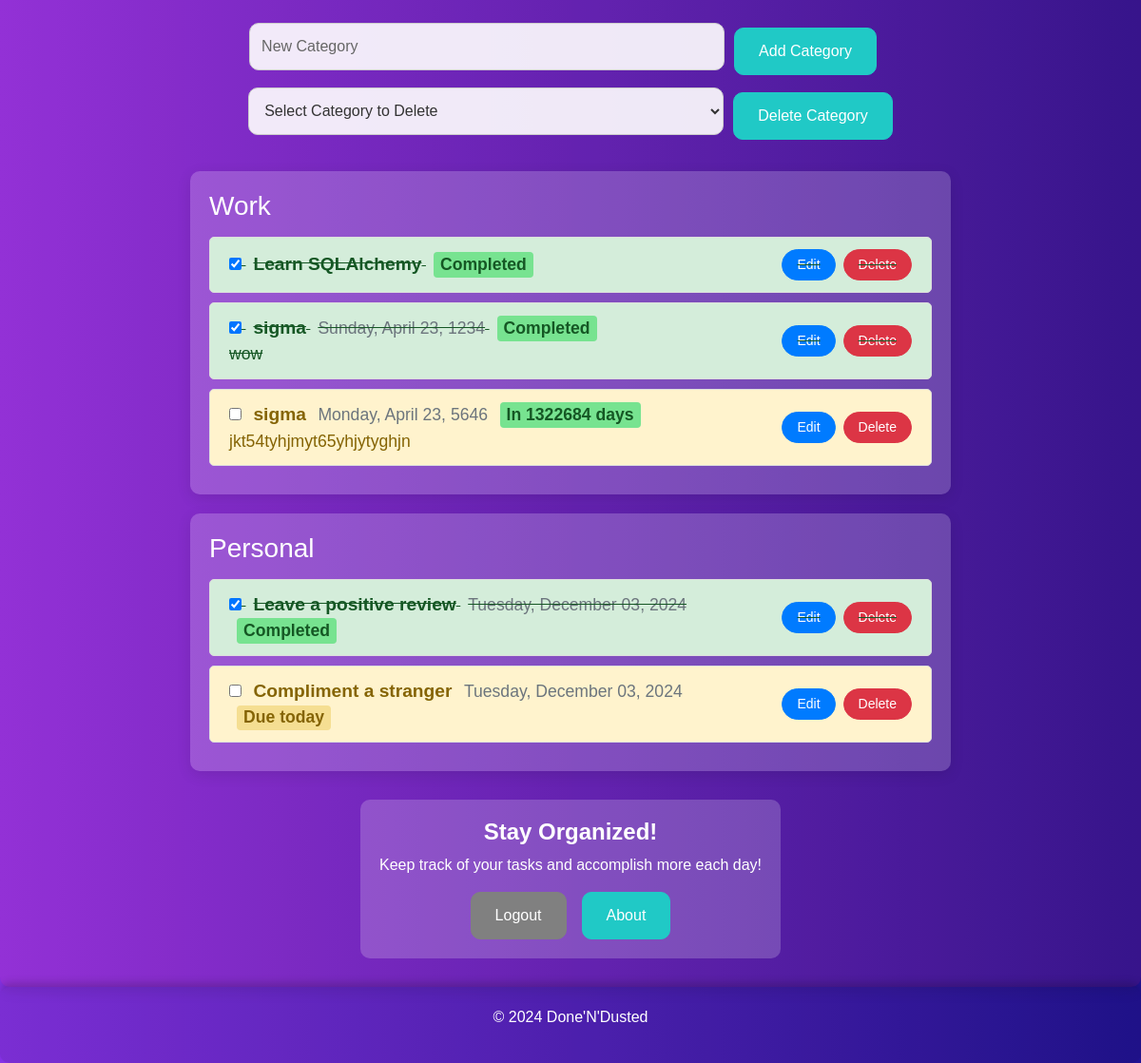
The page /dashboard (signed in, lower part) on the database as committed earlier.
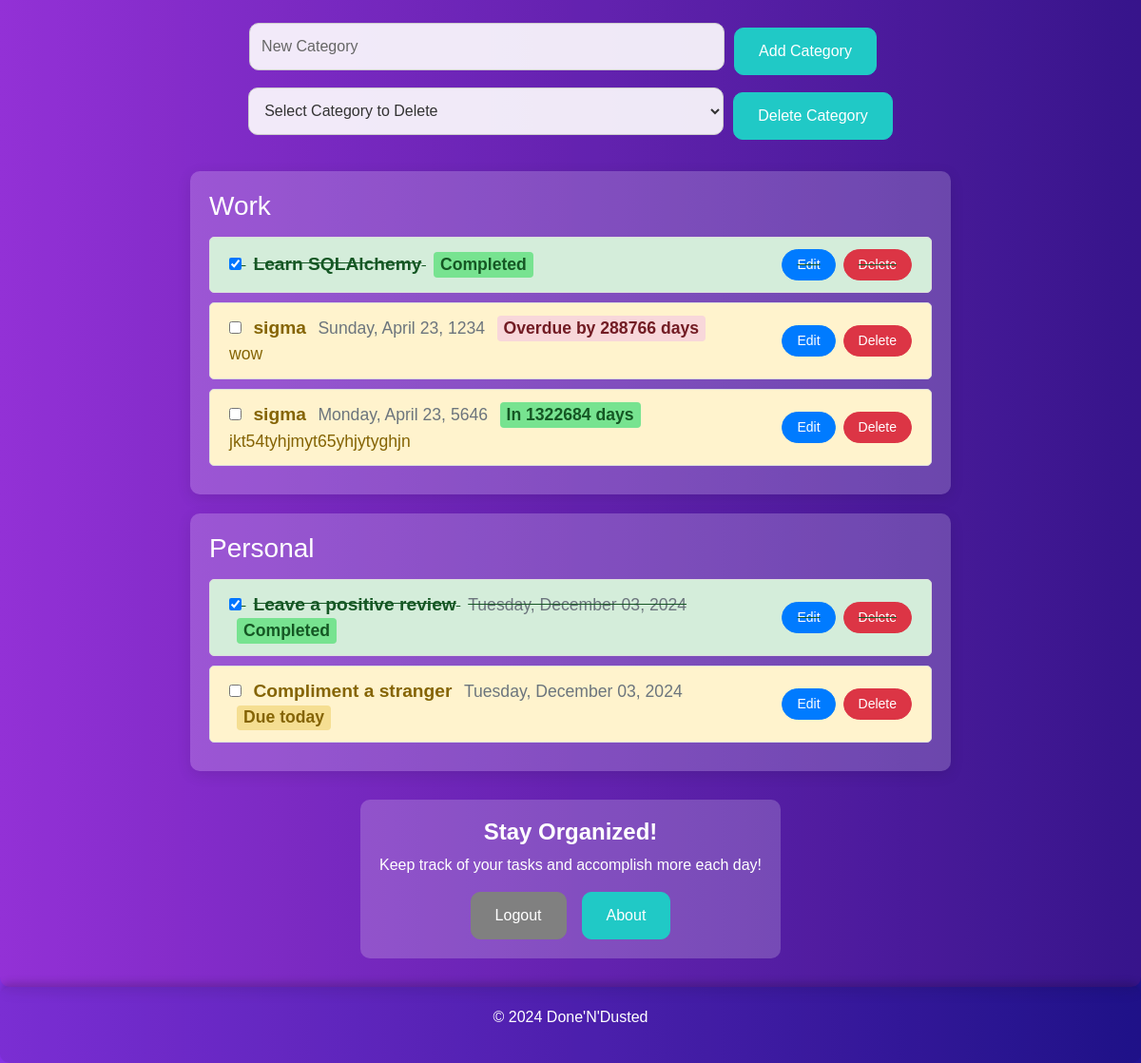
The same page on the database as committed later.
### setup_db.py (models this page shows)
class Category(Base):
    __tablename__ = 'categories'
    id = Column(Integer, primary_key=True)
    name = Column(String, unique=True, nullable=False)
    tasks = relationship('Task', back_populates='category')

class Task(Base):
    __tablename__ = 'tasks'
    id = Column(Integer, primary_key=True)
    description = Column(String, nullable=False)
    brief_description = Column(String, nullable=True)  # Add brief_description column
    completed = Column(Boolean, default=False)
    due_date = Column(Date, nullable=True)  # Add due_date column
    user_id = Column(Integer, ForeignKey('users.id'), nullable=False)
    user = relationship('User', back_populates='todos')
    category_id = Column(Integer, ForeignKey('categories.id'), nullable=True)
    category = relationship('Category', back_populates='tasks')

### app.py (the view)
@app.route('/dashboard')
def dashboard():
    if "user_id" not in session:
        flash("Please log in to access the dashboard.", "warning")
        return redirect(url_for('login', next=request.url))  # Pass original URL in `next`
    tasks = db_session.query(Task).filter_by(user_id=session['user_id']).all()
    categories = db_session.query(Category).all()
    tasks_with_time_remaining = []
    today = datetime.now().date()
    for task in tasks:
        if task.due_date:
            delta = task.due_date - today
            if delta.days > 0:
                badge_class = "badge-upcoming"
                badge_text = f"In {delta.days} day{'s' if delta.days != 1 else ''}"
                is_overdue = False
                is_due_today = False
            elif delta.days == 0:
                badge_class = "badge-due-today"
                badge_text = "Due today"
                is_overdue = False
                is_due_today = True
            else:
                badge_class = "badge-overdue"
                badge_text = f"Overdue by {abs(delta.days)} day{'s' if abs(delta.days) != 1 else ''}"
                is_overdue = True
                is_due_today = False
        else:
            badge_class = "badge-no-due"
            badge_text = "No due date"
            is_overdue = False
            is_due_today = False
        if task.completed:
            badge_class = "badge-completed"
            badge_text = "Completed"
        tasks_with_time_remaining.append({
            'id': task.id,
            'description': task.description,
            'due_date': task.due_date,
            'badge_class': badge_class,
            'badge_text': badge_text,
            'is_overdue': is_overdue,
            'is_due_today': is_due_today,
            'completed': task.completed,
            'category_id': task.category_id,
            'brief_description': task.brief_description
        })
    return render_template('dashboard.html', tasks=tasks_with_time_remaining, categories=categories, current_date=today)

### app.py (called while the page is built)
@app.context_processor
def inject_favicon():
    return dict(favicon_url=url_for('static', filename='img/favicon.ico'))

### templates/dashboard.html (shortened to what this page needs)
<!DOCTYPE html>
<html lang="en">
<head>
    <link rel="stylesheet" href="https://stackpath.bootstrapcdn.com/bootstrap/4.5.2/css/bootstrap.min.css">
</head>
<body>
    <div class="container">
        <div class="row">
            <div class="col-md-6">
            </div>
        </div>
        <div class="d-flex justify-content-center flex-wrap">
            <form action="{{ url_for('add_category') }}" method="POST" class="form-inline mr-3 mb-2">
                <input type="text" name="category_name" placeholder="New Category" required class="form-control" />
                <button type="submit" class="btn btn-primary">Add Category</button>
            </form>
            <form action="{{ url_for('delete_category') }}" method="POST" class="form-inline mb-2">
                <select name="category_id" class="form-control">
                    <option value="">Select Category to Delete</option>
                </select>
                <button type="submit" class="btn btn-primary btn-delete-category">Delete Category</button>
            </form>
        </div>
        {% for category in categories %}
        <div class="category-binder">
            <h3>{{ category.name }}</h3>
            <ul class="list-group">
                {% for task in tasks if task.category_id == category.id %}
                <li class="list-group-item d-flex justify-content-between align-items-center {% if task.completed %}completed{% else %}pending{% endif %} {% if task.is_overdue and not task.completed %}overdue-task{% endif %}" data-task-id="{{ task.id }}">
                    <div>
                        <input type="checkbox" class="task-checkbox" {% if task.completed %}checked{% endif %} data-task-id="{{ task.id }}">
                        <span class="ml-2 task-title" style="font-size: 1.2em;">{{ task.description }}</span>
                        {% if task.due_date %}
                        <small class="text-muted ml-2" style="font-size: 1.1em;">{{ task.due_date.strftime('%A, %B %d, %Y') }}</small>
                        {% endif %}
                        <span class="badge {{ task.badge_class }} ml-2" style="font-size: 1.1em;">{{ task.badge_text }}</span>
                        {% if task.brief_description %}
                        <br>
                        <small class="task-brief-description" style="font-size: 1.1em;">{{ task.brief_description }}</small>
                        {% endif %}
                    </div>
                    <div class="d-flex">
                        <button type="button" class="btn btn-edit btn-sm mr-2 edit-task" style="border-radius: 20px;" data-task-id="{{ task.id }}" data-task-description="{{ task.description }}" data-task-due-date="{{ task.due_date }}" data-task-category="{{ task.category_id }}" data-task-brief-description="{{ task.brief_description }}">Edit</button>
                        <button type="button" class="btn btn-danger btn-sm delete-task" style="border-radius: 20px;">Delete</button>
                    </div>
                </li>
                {% endfor %}
            </ul>
        </div>
        {% endfor %}
        <div class="call-to-action">
            <h2>Stay Organized!</h2>
            <p>Keep track of your tasks and accomplish more each day!</p>
            <div class="d-flex justify-content-center">
                <a href="{{ url_for('logout') }}" class="btn btn-logout mr-3">Logout</a>
                <a href="{{ url_for('calendar') }}" class="btn btn-primary">About</a>
            </div>
        </div>
    </div>
    <footer>
        <p>&copy; 2024 Done'N'Dusted</p>
    </footer>
</body>
</html>

### templates/dashboard.html (style rules this page uses)
html, body { height: 100%; }
body { background: linear-gradient(90deg, #8933eb, #221397); color: white; font-family: Arial, sans-serif; min-height: 100%; background-color: cover; padding-bottom: 50px; display: flex; flex-direction: column; min-height: 100vh; }
.container { background: rgba(229, 32, 32, 0.1); padding: 30px; border-radius: 10px; margin-top: 40px; box-shadow: 0px 4px 15px rgba(0, 0, 0, 0.1); flex: 1; display: flex; flex-direction: column; align-items: center; max-width: 100%; width: 100%; margin: 0 auto; }
footer { width: 100%; left: 0; right: 0; text-align: center; padding: 20px; background: rgba(0, 0, 0, 0.1); border-radius: 10px; margin-top: 40px; box-shadow: 0px -4px 10px rgba(0, 0, 0, 0.2); margin-top: auto; }
.list-group-item { background-color: rgba(255, 255, 255, 0.1); border: 1px solid rgba(255, 255, 255, 0.1); color: #333; margin-bottom: 10px; border-radius: 5px; font-size: 16px; display: flex; justify-content: space-between; align-items: center; transition: transform 0.3s; }
.list-group-item.completed { text-decoration: line-through; background-color: rgba(255, 255, 255, 0.1); color: #155724; }
.list-group-item.pending { background-color: #fff3cd; color: #856404; }
.form-inline { margin-bottom: 20px; width: 100%; display: flex; justify-content: center; flex-wrap: wrap; flex-direction: row; align-items: center; }
.form-control { border-radius: 10px; padding: 12px; height: 50px; width: 100%; max-width: 100%; background: rgba(255, 255, 255, 0.9); color: #333; border: 1px solid #ccc; }
.form-control::placeholder { color: #666; }
.btn-primary { border-radius: 10px; padding: 12px 25px; background-color: #20c9c6; border-color: #20c9c6; transition: background-color 0.3s; height: 50px; }
.btn-danger { border-radius: 20px; padding: 5px 15px; }
.btn-edit { border-radius: 20px; padding: 5px 15px; background-color: #007bff; border-color: #007bff; color: white; }
.call-to-action { background: rgba(255, 253, 253, 0.2); padding: 20px; border-radius: 10px; margin-top: 30px; text-align: center; }
.call-to-action h2 { font-size: 24px; font-weight: bold; color: #ffffff; }
.call-to-action p { color: #ffffff; }
.btn-logout { background-color: #808080; border-color: #808080; color: white; padding: 12px 25px; border-radius: 10px; transition: background-color 0.3s; height: 50px; }
.category-binder { background: rgba(255, 255, 255, 0.2); padding: 20px; border-radius: 10px; margin-top: 20px; box-shadow: 0px 4px 15px rgba(0, 0, 0, 0.1); max-width: 800px; width: 100%; }
.category-binder h3 { color: #ffffff; margin-bottom: 15px; }
.category-binder .list-group-item { background-color: #f8f9fa; border: 1px solid #ddd; color: #333; margin-bottom: 10px; border-radius: 5px; font-size: 16px; display: flex; justify-content: space-between; align-items: center; transition: transform 0.3s; width: auto; }
.category-binder .list-group-item.completed { text-decoration: line-through; background-color: #d4edda; color: #155724; }
.category-binder .list-group-item.pending { background-color: #fff3cd; color: #856404; }
.badge-overdue { background-color: #f8d7da; color: #721c24; }
.badge-due-today { background-color: #f5de92; color: #856404; }
.badge-upcoming { background-color: #77e390; color: #155724; }
.task-title { font-weight: bold; }
.overdue-task { background-color: #cd7d84; color: #721c24; }
.badge-completed { background-color: #77e390; color: #155724; }
.form-control { background: rgba(255, 255, 255, 0.9); color: #333; border: 1px solid #ccc; }
.btn-primary { background-color: #20c9c6; border-color: #20c9c6; }
.row { width: 100%; display: flex; justify-content: center; flex-wrap: wrap; flex-direction: column; align-items: center; }
.form-inline input, .form-inline select { width: 100%; max-width: 100%; margin-bottom: 10px; }
.list-group { width: 100%; }
.form-inline .form-control { width: 100%; max-width: 500px; margin-right: 10px; }
.form-inline .btn { height: 50px; }

Rows that differ between the two databases and show on the page:
changed Task "Sunday, April 23, 1234": completed "☑" → "☐"; badge_text "Completed" → "Overdue by 288766 days"
